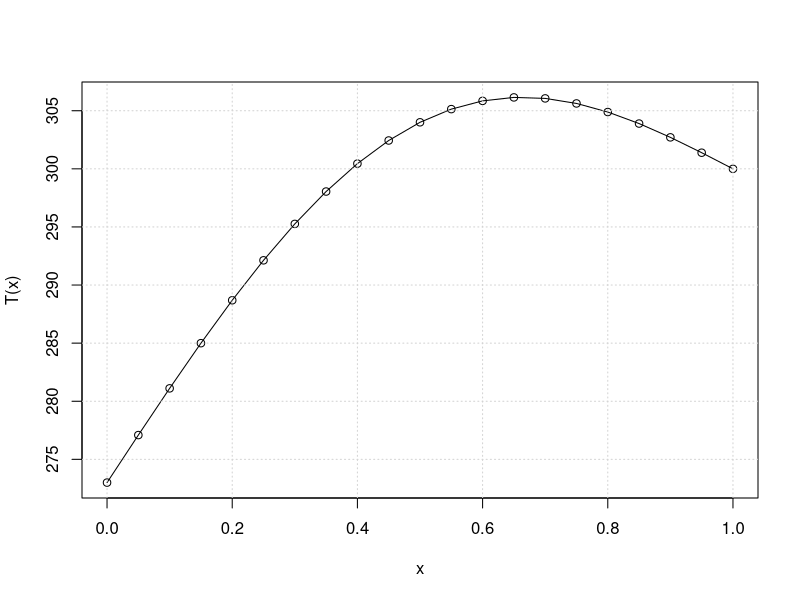

Source code (R):
## ---- chunk 1
N = 20
lambda = 58
h = 1./N
K = diag(x=-2, nrow=N+1, ncol=N+1)
K[row(K) == col(K) + 1] = 1
K[row(K)+1 == col(K) ] = 1
K[1,]=0
K[1,1]=1
K[N+1,]=0
K[N+1,N+1]=1
x = matrix(seq(from=0, to=1., by=h))
F = apply(x*pi,1,sin)
F = -1e4*F/lambda*(h*h)
F[1] = 273
F[N+1] = 300
T = solve(K,F)
plot(x,T, "l", ylab = "T(x)")
points(x,T)
grid()
